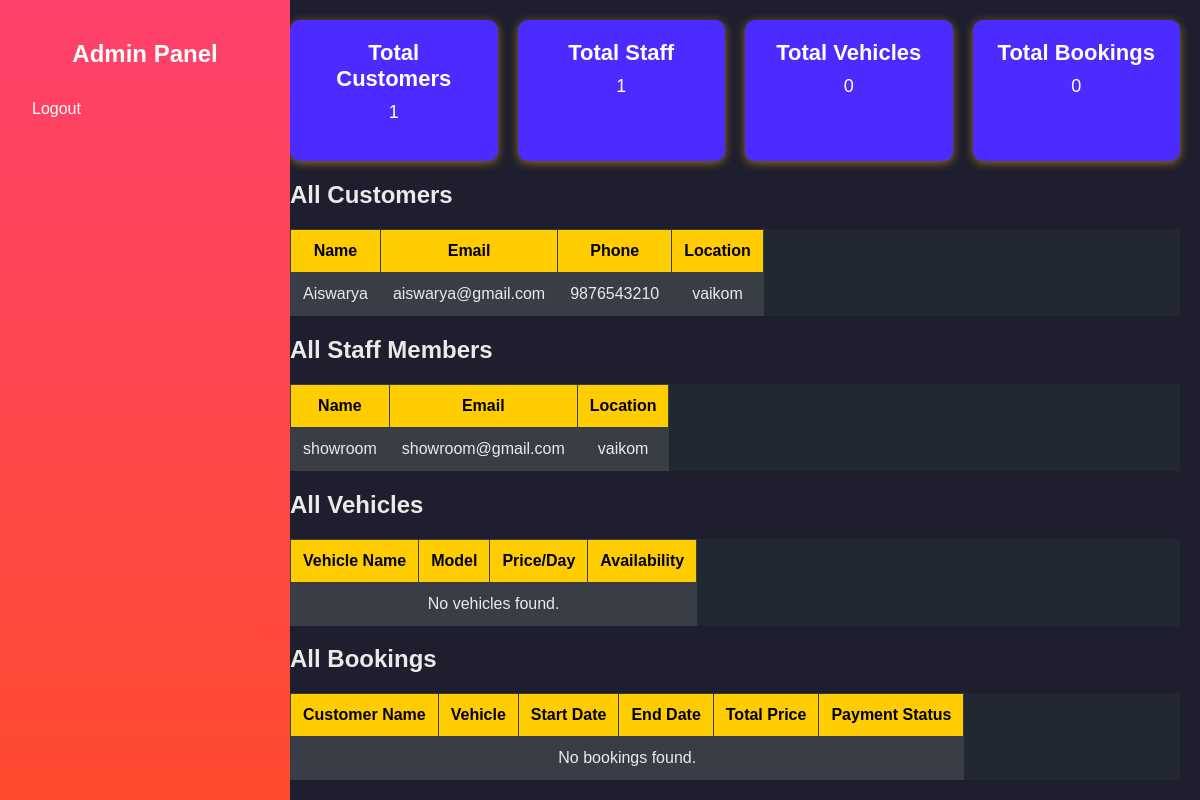
The app's page /adminhome, older data.
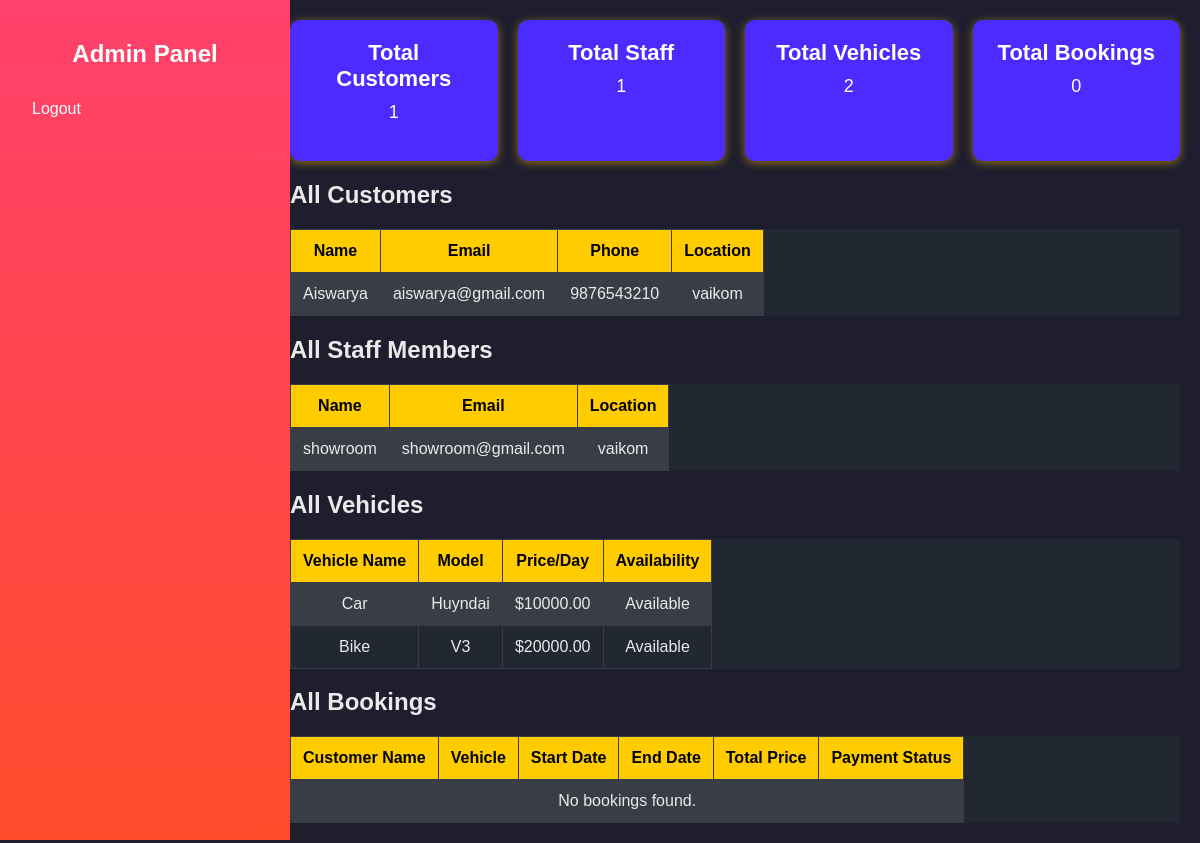
The same page, newer data.
### app/models.py (models this page shows, shortened)
class Customer(models.Model):
    name = models.CharField(max_length=100)
    email = models.EmailField(unique=True)
    phone = models.PositiveBigIntegerField()
    password = models.CharField(max_length=255)
    location = models.CharField(max_length=255)

class Staf(models.Model):
    name = models.CharField(max_length=100)
    email = models.EmailField(unique=True)
    password = models.CharField(max_length=255)
    location = models.CharField(max_length=255)

class Vehicle(models.Model):
    staf = models.ForeignKey(Staf, on_delete=models.CASCADE, related_name="vehicles")  # Assign vehicles to Staf
    name = models.CharField(max_length=100)
    model = models.CharField(max_length=100)
    price_per_day = models.DecimalField(max_digits=10, decimal_places=2)
    availability = models.BooleanField(default=True)
    image = models.ImageField(upload_to="vehicle_images/", blank=True, null=True)  # Optional Image

### app/views.py (the view)
# urls.py: path('adminhome',views.adminhome,name='adminhome'),
def adminhome(request):
    customers = Customer.objects.all()
    staffs = Staf.objects.all()
    vehicles = Vehicle.objects.all()
    bookings = Booking.objects.all()
    context = {
        "customers": customers,
        "staffs": staffs,
        "vehicles": vehicles,
        "bookings": bookings,
    }
    return render(request, "admin/adminhome.html", context)

### templates/admin/adminhome.html (shortened to what this page needs)
<!DOCTYPE html>
<html lang="en">
<head>
</head>
<body>
    <div class="sidebar">
        <h2>Admin Panel</h2>
        <a href="../logout">Logout</a>
    </div>
    <div class="main-content">
        <div class="stats-container">
            <div class="card">
                <h3>Total Customers</h3>
                <p>{{ customers|length }}</p>
            </div>
            <div class="card">
                <h3>Total Staff</h3>
                <p>{{ staffs|length }}</p>
            </div>
            <div class="card">
                <h3>Total Vehicles</h3>
                <p>{{ vehicles|length }}</p>
            </div>
            <div class="card">
                <h3>Total Bookings</h3>
                <p>{{ bookings|length }}</p>
            </div>
        </div>
        <h2>All Customers</h2>
        <table>
            <tr>
                <th>Name</th>
                <th>Email</th>
                <th>Phone</th>
                <th>Location</th>
            </tr>
            {% for customer in customers %}
            <tr>
                <td>{{ customer.name }}</td>
                <td>{{ customer.email }}</td>
                <td>{{ customer.phone }}</td>
                <td>{{ customer.location }}</td>
            </tr>
            {% empty %}
            <tr><td colspan="4">No customers found.</td></tr>
            {% endfor %}
        </table>
        <h2>All Staff Members</h2>
        <table>
            <tr>
                <th>Name</th>
                <th>Email</th>
                <th>Location</th>
            </tr>
            {% for staff in staffs %}
            <tr>
                <td>{{ staff.name }}</td>
                <td>{{ staff.email }}</td>
                <td>{{ staff.location }}</td>
            </tr>
            {% empty %}
            <tr><td colspan="3">No staff found.</td></tr>
            {% endfor %}
        </table>
        <h2>All Vehicles</h2>
        <table>
            <tr>
                <th>Vehicle Name</th>
                <th>Model</th>
                <th>Price/Day</th>
                <th>Availability</th>
            </tr>
            {% for vehicle in vehicles %}
            <tr>
                <td>{{ vehicle.name }}</td>
                <td>{{ vehicle.model }}</td>
                <td>${{ vehicle.price_per_day }}</td>
                <td>{{ vehicle.availability|yesno:"Available,Not Available" }}</td>
            </tr>
            {% empty %}
            <tr><td colspan="4">No vehicles found.</td></tr>
            {% endfor %}
        </table>
        <h2>All Bookings</h2>
        <table>
            <tr>
                <th>Customer Name</th>
                <th>Vehicle</th>
                <th>Start Date</th>
                <th>End Date</th>
                <th>Total Price</th>
                <th>Payment Status</th>
            </tr>
            {% for booking in bookings %}
            <tr>
                <td>{{ booking.customer_name }}</td>
                <td>{{ booking.vehicle.name }}</td>
                <td>{{ booking.start_date }}</td>
                <td>{{ booking.end_date }}</td>
                <td>${{ booking.total_price }}</td>
                <td>{{ booking.payment_status }}</td>
            </tr>
            {% empty %}
            <tr><td colspan="6">No bookings found.</td></tr>
            {% endfor %}
        </table>
    </div>
</body>
</html>

Row changes from the older to the newer data that the page shows:
added Vehicle: name "Car", model "Huyndai", price_per_day "10000.00", availability "Available"
added Vehicle: name "Bike", model "V3", price_per_day "20000.00", availability "Available"
Text that changed along with them:
{{ vehicles|length }}: "0" → "2"
text no longer shown: "No vehicles found."
